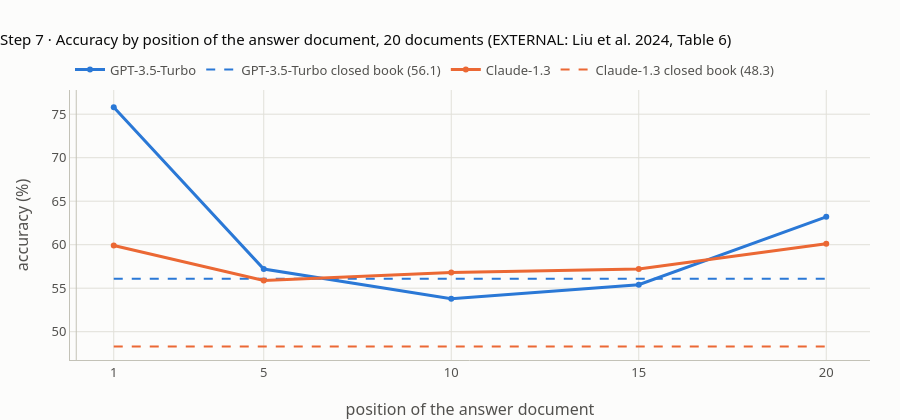

Source (notebook cell):
### Markdown cell above
## Step 7 · Where evidence sits

**What this shows** (EXTERNAL data, not re-measured). Liu, Lin, Hewitt, Paranjape, Bevilacqua, Petroni and Liang, *Lost in the Middle: How Language Models Use Long Contexts*, TACL 12 (2024) 157–173. Table 6: multi-document QA accuracy with 20 documents, by the position of the one answer document; closed-book and oracle scores from Table 1. The numbers are typed in below. Notice: GPT-3.5-Turbo with the answer at position 10 does worse than with no documents at all. Then the edges-first order (K5), which keeps the best two ranks at the two ends.

### Code cell
# EXTERNAL: Liu et al., TACL 2024, Table 6 (20 documents) and Table 1 (closed-book, oracle). Typed in, not measured.
POS = [1, 5, 10, 15, 20]
LIU = {"GPT-3.5-Turbo": {"acc": [75.8, 57.2, 53.8, 55.4, 63.2], "closed": 56.1, "oracle": 88.3},
       "Claude-1.3":    {"acc": [59.9, 55.9, 56.8, 57.2, 60.1], "closed": 48.3, "oracle": 76.1}}
g, c_ = LIU["GPT-3.5-Turbo"], LIU["Claude-1.3"]
check("Step 7 external: GPT-3.5's minimum is at position 10", POS[g["acc"].index(min(g["acc"]))], 10)
check("Step 7 external: GPT-3.5 at position 10 is below its closed-book score", min(g["acc"]) < g["closed"], True)
check("Step 7 external: Claude-1.3 is above closed book at every position", all(a > c_["closed"] for a in c_["acc"]), True)
check("Step 7 external: both curves higher at positions 1 and 20 than at 10",
      all(m["acc"][0] > m["acc"][2] and m["acc"][4] > m["acc"][2] for m in LIU.values()), True)
check("Step 7 external: every position below the oracle", all(max(m["acc"]) < m["oracle"] for m in LIU.values()), True)

fig = go.Figure()
for (name, m), colour in zip(LIU.items(), (BLUE, ORANGE)):
    fig.add_scatter(x=POS, y=m["acc"], mode="lines+markers", name=name, line=dict(color=colour, width=3),
                    hovertemplate=f"{name}, answer at position %{{x}}: %{{y}}%<extra></extra>")
    fig.add_scatter(x=[1, 20], y=[m["closed"]] * 2, mode="lines", name=f"{name} closed book ({m['closed']})",
                    line=dict(color=colour, dash="dash", width=2), hoverinfo="skip")
fig.update_layout(title="Step 7 · Accuracy by position of the answer document, 20 documents (EXTERNAL: Liu et al. 2024, Table 6)",
                  height=420, xaxis=dict(title="position of the answer document", tickvals=POS),
                  yaxis_title="accuracy (%)")
fig.show()

K5 = {}
for k in (4, 5, 6, 8):
    o = edges_first(list(range(1, k + 1)))
    K5[k] = [o, o[(k - 1) // 2:k // 2 + 1], o.index(2) + 1]
    print(f"k={k}: prompt order {o}; middle holds rank(s) {K5[k][1]}; rank 2 at position {K5[k][2]} of {k}")
check("Step 7: edges_first for k = 4, 5, 6, 8: order, middle ranks, position of rank 2 (K5)",
      [K5[k] for k in (4, 5, 6, 8)],
      [[[1, 3, 4, 2], [3, 4], 4], [[1, 3, 5, 4, 2], [5], 5], [[1, 3, 5, 6, 4, 2], [5, 6], 6],
       [[1, 3, 5, 7, 8, 6, 4, 2], [7, 8], 8]])
check("Step 7: lab Task 4 fingerprint edges_first(1..8) (S10)", _fp(edges_first(list(range(1, 9)))), "6b966d3b7c398acc")

### Figure 1 — Plotly figure (JSON) as saved in the notebook; plotly's stock layout.template omitted (floating-point values rounded to 4 significant figures)
{"data": [{"hovertemplate": "GPT-3.5-Turbo, answer at position %{x}: %{y}%<extra></extra>", "line": {"color": "#2a78d6", "width": 3}, "mode": "lines+markers", "name": "GPT-3.5-Turbo", "x": [1, 5, 10, 15, 20], "y": [75.8, 57.2, 53.8, 55.4, 63.2], "type": "scatter"}, {"hoverinfo": "skip", "line": {"color": "#2a78d6", "dash": "dash", "width": 2}, "mode": "lines", "name": "GPT-3.5-Turbo closed book (56.1)", "x": [1, 20], "y": [56.1, 56.1], "type": "scatter"}, {"hovertemplate": "Claude-1.3, answer at position %{x}: %{y}%<extra></extra>", "line": {"color": "#eb6834", "width": 3}, "mode": "lines+markers", "name": "Claude-1.3", "x": [1, 5, 10, 15, 20], "y": [59.9, 55.9, 56.8, 57.2, 60.1], "type": "scatter"}, {"hoverinfo": "skip", "line": {"color": "#eb6834", "dash": "dash", "width": 2}, "mode": "lines", "name": "Claude-1.3 closed book (48.3)", "x": [1, 20], "y": [48.3, 48.3], "type": "scatter"}], "layout": {"xaxis": {"title": {"text": "position of the answer document"}, "tickvals": [1, 5, 10, 15, 20]}, "title": {"text": "Step 7 · Accuracy by position of the answer document, 20 documents (EXTERNAL: Liu et al. 2024, Table 6)"}, "height": 420, "yaxis": {"title": {"text": "accuracy (%)"}}}}
